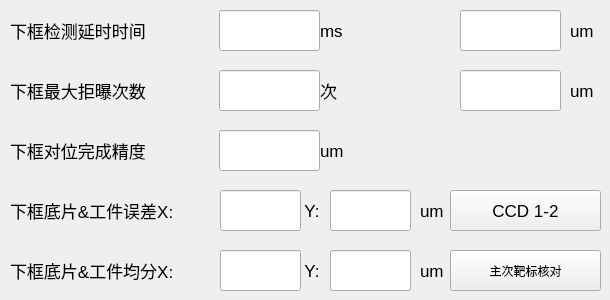
   <widget class="QWidget" name="page_downccd2">
    <widget class="QLabel" name="label_down_maxjbunit_2">
     <property name="geometry">
      <rect>
       <x>320</x>
       <y>70</y>
       <width>31</width>
       <height>41</height>
      </rect>
     </property>
     <property name="font">
      <font>
       <pointsize>13</pointsize>
      </font>
     </property>
     <property name="text">
      <string>次</string>
     </property>
    </widget>
    <widget class="QLabel" name="label_down_boarddiaunit_2">
     <property name="geometry">
      <rect>
       <x>570</x>
       <y>70</y>
       <width>31</width>
       <height>41</height>
      </rect>
     </property>
     <property name="font">
      <font>
       <pointsize>13</pointsize>
      </font>
     </property>
     <property name="text">
      <string>um</string>
     </property>
    </widget>
    <widget class="QLineEdit" name="lineEdit_down_filmdia_2">
     <property name="geometry">
      <rect>
       <x>460</x>
       <y>10</y>
       <width>101</width>
       <height>41</height>
      </rect>
     </property>
    </widget>
    <widget class="QLabel" name="label_down_dpdivy_2">
     <property name="geometry">
      <rect>
       <x>300</x>
       <y>250</y>
       <width>31</width>
       <height>41</height>
      </rect>
     </property>
     <property name="font">
      <font>
       <pointsize>13</pointsize>
      </font>
     </property>
     <property name="text">
      <string> Y:</string>
     </property>
    </widget>
    <widget class="QLabel" name="label_down_dwjingdu_2">
     <property name="geometry">
      <rect>
       <x>10</x>
       <y>130</y>
       <width>201</width>
       <height>41</height>
      </rect>
     </property>
     <property name="font">
      <font>
       <pointsize>13</pointsize>
      </font>
     </property>
     <property name="text">
      <string>&lt;!DOCTYPE HTML PUBLIC &quot;-//W3C//DTD HTML 4.0//EN&quot; &quot;http://www.w3.org/TR/REC-html40/strict.dtd&quot;&gt;
&lt;html&gt;&lt;head&gt;&lt;meta name=&quot;qrichtext&quot; content=&quot;1&quot; /&gt;&lt;style type=&quot;text/css&quot;&gt;
p, li { white-space: pre-wrap; }
&lt;/style&gt;&lt;/head&gt;&lt;body style=&quot; font-family:'Sans Serif'; font-size:13pt; font-weight:400; font-style:normal;&quot;&gt;
&lt;p style=&quot; margin-top:0px; margin-bottom:0px; margin-left:0px; margin-right:0px; -qt-block-indent:0; text-indent:0px;&quot;&gt;&lt;img src=&quot;:/images/image/down_arrow.ico&quot; /&gt;下框对位完成精度&lt;/p&gt;&lt;/body&gt;&lt;/html&gt;</string>
     </property>
    </widget>
    <widget class="QLabel" name="label_down_dperroryunit_2">
     <property name="geometry">
      <rect>
       <x>420</x>
       <y>190</y>
       <width>31</width>
       <height>41</height>
      </rect>
     </property>
     <property name="font">
      <font>
       <pointsize>13</pointsize>
      </font>
     </property>
     <property name="text">
      <string>um</string>
     </property>
    </widget>
    <widget class="QLabel" name="label_down_maxjb_2">
     <property name="geometry">
      <rect>
       <x>10</x>
       <y>70</y>
       <width>201</width>
       <height>41</height>
      </rect>
     </property>
     <property name="font">
      <font>
       <pointsize>13</pointsize>
      </font>
     </property>
     <property name="text">
      <string>&lt;!DOCTYPE HTML PUBLIC &quot;-//W3C//DTD HTML 4.0//EN&quot; &quot;http://www.w3.org/TR/REC-html40/strict.dtd&quot;&gt;
&lt;html&gt;&lt;head&gt;&lt;meta name=&quot;qrichtext&quot; content=&quot;1&quot; /&gt;&lt;style type=&quot;text/css&quot;&gt;
p, li { white-space: pre-wrap; }
&lt;/style&gt;&lt;/head&gt;&lt;body style=&quot; font-family:'Sans Serif'; font-size:13pt; font-weight:400; font-style:normal;&quot;&gt;
&lt;p style=&quot; margin-top:0px; margin-bottom:0px; margin-left:0px; margin-right:0px; -qt-block-indent:0; text-indent:0px;&quot;&gt;&lt;img src=&quot;:/images/image/down_arrow.ico&quot; /&gt;下框最大拒曝次数&lt;/p&gt;&lt;/body&gt;&lt;/html&gt;</string>
     </property>
    </widget>
    <widget class="QPushButton" name="btn_down_checkallmarks_2">
     <property name="geometry">
      <rect>
       <x>450</x>
       <y>250</y>
       <width>151</width>
       <height>41</height>
      </rect>
     </property>
     <property name="focusPolicy">
      <enum>Qt::NoFocus</enum>
     </property>
     <property name="text">
      <string>主次靶标核对</string>
     </property>
    </widget>
    <widget class="QLineEdit" name="lineEdit_down_dperrorx_2">
     <property name="geometry">
      <rect>
       <x>220</x>
       <y>190</y>
       <width>81</width>
       <height>41</height>
      </rect>
     </property>
    </widget>
    <widget class="QLabel" name="label_down_boarddia_2">
     <property name="geometry">
      <rect>
       <x>400</x>
       <y>70</y>
       <width>51</width>
       <height>41</height>
      </rect>
     </property>
     <property name="font">
      <font>
       <pointsize>13</pointsize>
      </font>
     </property>
     <property name="styleSheet">
      <string notr="true">image: url(:/images/image/white_black.png);</string>
     </property>
     <property name="text">
      <string/>
     </property>
     <property name="textFormat">
      <enum>Qt::AutoText</enum>
     </property>
     <property name="pixmap">
      <pixmap resource="../res.qrc">:/images/image/white_black.png</pixmap>
     </property>
     <property name="scaledContents">
      <bool>true</bool>
     </property>
    </widget>
    <widget class="QLabel" name="label_down_dperrorx_2">
     <property name="geometry">
      <rect>
       <x>10</x>
       <y>190</y>
       <width>201</width>
       <height>41</height>
      </rect>
     </property>
     <property name="font">
      <font>
       <pointsize>13</pointsize>
      </font>
     </property>
     <property name="text">
      <string>&lt;!DOCTYPE HTML PUBLIC &quot;-//W3C//DTD HTML 4.0//EN&quot; &quot;http://www.w3.org/TR/REC-html40/strict.dtd&quot;&gt;
&lt;html&gt;&lt;head&gt;&lt;meta name=&quot;qrichtext&quot; content=&quot;1&quot; /&gt;&lt;style type=&quot;text/css&quot;&gt;
p, li { white-space: pre-wrap; }
&lt;/style&gt;&lt;/head&gt;&lt;body style=&quot; font-family:'Sans Serif'; font-size:13pt; font-weight:400; font-style:normal;&quot;&gt;
&lt;p style=&quot; margin-top:0px; margin-bottom:0px; margin-left:0px; margin-right:0px; -qt-block-indent:0; text-indent:0px;&quot;&gt;&lt;img src=&quot;:/images/image/down_arrow.ico&quot; /&gt;下框底片&amp;amp;工件误差X:&lt;/p&gt;&lt;/body&gt;&lt;/html&gt;</string>
     </property>
    </widget>
    <widget class="QLabel" name="label_down_checkdelayunit_2">
     <property name="geometry">
      <rect>
       <x>320</x>
       <y>10</y>
       <width>31</width>
       <height>41</height>
      </rect>
     </property>
     <property name="font">
      <font>
       <pointsize>13</pointsize>
      </font>
     </property>
     <property name="text">
      <string>ms</string>
     </property>
    </widget>
    <widget class="QLabel" name="label_down_filmdia_2">
     <property name="geometry">
      <rect>
       <x>400</x>
       <y>10</y>
       <width>51</width>
       <height>41</height>
      </rect>
     </property>
     <property name="font">
      <font>
       <pointsize>13</pointsize>
      </font>
     </property>
     <property name="styleSheet">
      <string notr="true">image: url(:/images/image/white_white.png);</string>
     </property>
     <property name="text">
      <string/>
     </property>
     <property name="pixmap">
      <pixmap resource="../res.qrc">:/images/image/black_white.png</pixmap>
     </property>
     <property name="scaledContents">
      <bool>true</bool>
     </property>
    </widget>
    <widget class="QLineEdit" name="lineEdit_down_dperrory_2">
     <property name="geometry">
      <rect>
       <x>330</x>
       <y>190</y>
       <width>81</width>
       <height>41</height>
      </rect>
     </property>
    </widget>
    <widget class="QLineEdit" name="lineEdit_down_maxjb_2">
     <property name="geometry">
      <rect>
       <x>219</x>
       <y>70</y>
       <width>101</width>
       <height>41</height>
      </rect>
     </property>
    </widget>
    <widget class="QLineEdit" name="lineEdit_down_dpdivy_2">
     <property name="geometry">
      <rect>
       <x>330</x>
       <y>250</y>
       <width>81</width>
       <height>41</height>
      </rect>
     </property>
    </widget>
    <widget class="QLabel" name="label_down_checkdelay_2">
     <property name="geometry">
      <rect>
       <x>10</x>
       <y>10</y>
       <width>201</width>
       <height>41</height>
      </rect>
     </property>
     <property name="font">
      <font>
       <pointsize>13</pointsize>
      </font>
     </property>
     <property name="styleSheet">
      <string notr="true"/>
     </property>
     <property name="text">
      <string>&lt;!DOCTYPE HTML PUBLIC &quot;-//W3C//DTD HTML 4.0//EN&quot; &quot;http://www.w3.org/TR/REC-html40/strict.dtd&quot;&gt;
&lt;html&gt;&lt;head&gt;&lt;meta name=&quot;qrichtext&quot; content=&quot;1&quot; /&gt;&lt;style type=&quot;text/css&quot;&gt;
p, li { white-space: pre-wrap; }
&lt;/style&gt;&lt;/head&gt;&lt;body style=&quot; font-family:'Sans Serif'; font-size:13pt; font-weight:400; font-style:normal;&quot;&gt;
&lt;p style=&quot; margin-top:0px; margin-bottom:0px; margin-left:0px; margin-right:0px; -qt-block-indent:0; text-indent:0px;&quot;&gt;&lt;img src=&quot;:/images/image/down_arrow.ico&quot; /&gt;下框检测延时时间&lt;/p&gt;&lt;/body&gt;&lt;/html&gt;</string>
     </property>
    </widget>
    <widget class="QLabel" name="label_down_dperrory_2">
     <property name="geometry">
      <rect>
       <x>300</x>
       <y>190</y>
       <width>21</width>
       <height>41</height>
      </rect>
     </property>
     <property name="font">
      <font>
       <pointsize>13</pointsize>
      </font>
     </property>
     <property name="text">
      <string> Y:</string>
     </property>
    </widget>
    <widget class="QLabel" name="label_down_dpdivx_2">
     <property name="geometry">
      <rect>
       <x>10</x>
       <y>250</y>
       <width>201</width>
       <height>41</height>
      </rect>
     </property>
     <property name="font">
      <font>
       <pointsize>13</pointsize>
      </font>
     </property>
     <property name="text">
      <string>&lt;!DOCTYPE HTML PUBLIC &quot;-//W3C//DTD HTML 4.0//EN&quot; &quot;http://www.w3.org/TR/REC-html40/strict.dtd&quot;&gt;
&lt;html&gt;&lt;head&gt;&lt;meta name=&quot;qrichtext&quot; content=&quot;1&quot; /&gt;&lt;style type=&quot;text/css&quot;&gt;
p, li { white-space: pre-wrap; }
&lt;/style&gt;&lt;/head&gt;&lt;body style=&quot; font-family:'Sans Serif'; font-size:13pt; font-weight:400; font-style:normal;&quot;&gt;
&lt;p style=&quot; margin-top:0px; margin-bottom:0px; margin-left:0px; margin-right:0px; -qt-block-indent:0; text-indent:0px;&quot;&gt;&lt;img src=&quot;:/images/image/down_arrow.ico&quot; /&gt;下框底片&amp;amp;工件均分X:&lt;/p&gt;&lt;/body&gt;&lt;/html&gt;</string>
     </property>
    </widget>
    <widget class="QLineEdit" name="lineEdit_down_boarddia_2">
     <property name="geometry">
      <rect>
       <x>460</x>
       <y>70</y>
       <width>101</width>
       <height>41</height>
      </rect>
     </property>
    </widget>
    <widget class="QLineEdit" name="lineEdit_down_dwjingdu_2">
     <property name="geometry">
      <rect>
       <x>219</x>
       <y>130</y>
       <width>101</width>
       <height>41</height>
      </rect>
     </property>
    </widget>
    <widget class="QLineEdit" name="lineEdit_down_dpdivx_2">
     <property name="geometry">
      <rect>
       <x>220</x>
       <y>250</y>
       <width>81</width>
       <height>41</height>
      </rect>
     </property>
    </widget>
    <widget class="QLabel" name="label_down_dwjingduunit_2">
     <property name="geometry">
      <rect>
       <x>320</x>
       <y>130</y>
       <width>31</width>
       <height>41</height>
      </rect>
     </property>
     <property name="font">
      <font>
       <pointsize>13</pointsize>
      </font>
     </property>
     <property name="text">
      <string>um</string>
     </property>
    </widget>
    <widget class="QPushButton" name="btn_down_ccd1234_2">
     <property name="geometry">
      <rect>
       <x>450</x>
       <y>190</y>
       <width>151</width>
       <height>41</height>
      </rect>
     </property>
     <property name="font">
      <font>
       <pointsize>13</pointsize>
      </font>
     </property>
     <property name="styleSheet">
      <string notr="true">image: url(:/images/image/down_arrow.ico);</string>
     </property>
     <property name="text">
      <string>CCD 1-2</string>
     </property>
    </widget>
    <widget class="QLabel" name="label_down_filmdiaunit_2">
     <property name="geometry">
      <rect>
       <x>570</x>
       <y>10</y>
       <width>31</width>
       <height>41</height>
      </rect>
     </property>
     <property name="font">
      <font>
       <pointsize>13</pointsize>
      </font>
     </property>
     <property name="text">
      <string>um</string>
     </property>
    </widget>
    <widget class="QLineEdit" name="lineEdit_down_checkdelay_2">
     <property name="geometry">
      <rect>
       <x>219</x>
       <y>10</y>
       <width>101</width>
       <height>41</height>
      </rect>
     </property>
    </widget>
    <widget class="QLabel" name="label_down_dpdivyunit_2">
     <property name="geometry">
      <rect>
       <x>420</x>
       <y>250</y>
       <width>31</width>
       <height>41</height>
      </rect>
     </property>
     <property name="font">
      <font>
       <pointsize>13</pointsize>
      </font>
     </property>
     <property name="text">
      <string>um</string>
     </property>
    </widget>
    <widget class="QLabel" name="label_image">
     <property name="geometry">
      <rect>
       <x>450</x>
       <y>190</y>
       <width>21</width>
       <height>41</height>
      </rect>
     </property>
     <property name="text">
      <string>&lt;!DOCTYPE HTML PUBLIC &quot;-//W3C//DTD HTML 4.0//EN&quot; &quot;http://www.w3.org/TR/REC-html40/strict.dtd&quot;&gt;
&lt;html&gt;&lt;head&gt;&lt;meta name=&quot;qrichtext&quot; content=&quot;1&quot; /&gt;&lt;style type=&quot;text/css&quot;&gt;
p, li { white-space: pre-wrap; }
&lt;/style&gt;&lt;/head&gt;&lt;body style=&quot; font-family:'Sans Serif'; font-size:13pt; font-weight:400; font-style:normal;&quot;&gt;
&lt;p style=&quot; margin-top:0px; margin-bottom:0px; margin-left:0px; margin-right:0px; -qt-block-indent:0; text-indent:0px;&quot;&gt;&lt;img src=&quot;:/images/image/down_arrow.ico&quot; /&gt;&lt;/p&gt;&lt;/body&gt;&lt;/html&gt;</string>
     </property>
    </widget>
    <widget class="QLabel" name="label_image_2">
     <property name="geometry">
      <rect>
       <x>450</x>
       <y>250</y>
       <width>21</width>
       <height>41</height>
      </rect>
     </property>
     <property name="text">
      <string>&lt;!DOCTYPE HTML PUBLIC &quot;-//W3C//DTD HTML 4.0//EN&quot; &quot;http://www.w3.org/TR/REC-html40/strict.dtd&quot;&gt;
&lt;html&gt;&lt;head&gt;&lt;meta name=&quot;qrichtext&quot; content=&quot;1&quot; /&gt;&lt;style type=&quot;text/css&quot;&gt;
p, li { white-space: pre-wrap; }
&lt;/style&gt;&lt;/head&gt;&lt;body style=&quot; font-family:'Sans Serif'; font-size:13pt; font-weight:400; font-style:normal;&quot;&gt;
&lt;p style=&quot; margin-top:0px; margin-bottom:0px; margin-left:0px; margin-right:0px; -qt-block-indent:0; text-indent:0px;&quot;&gt;&lt;img src=&quot;:/images/image/down_arrow.ico&quot; /&gt;&lt;/p&gt;&lt;/body&gt;&lt;/html&gt;</string>
     </property>
    </widget>
   </widget>
